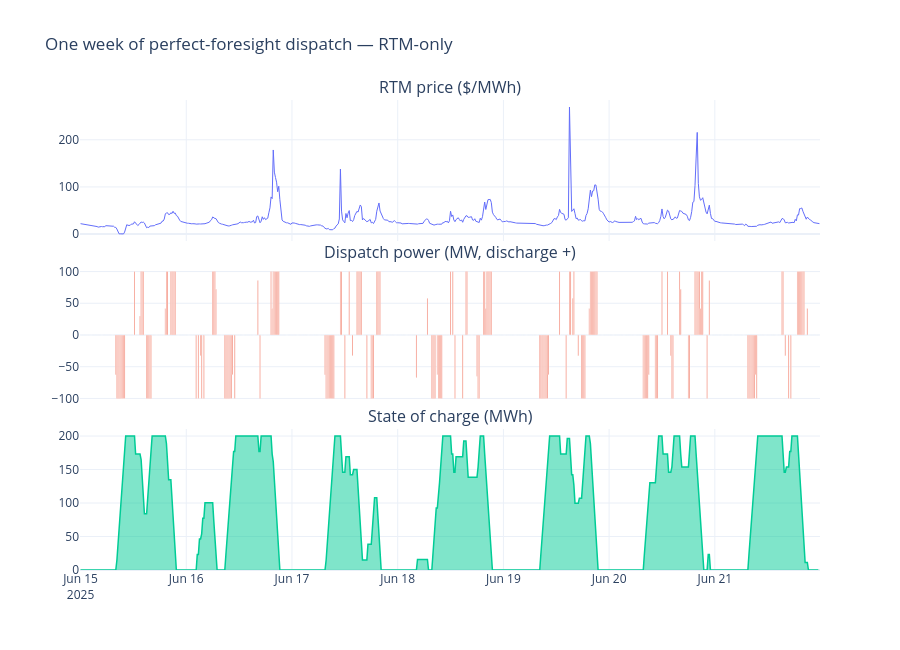

Source (notebook cell):
### Markdown cell above
## 3. What the optimal dispatch actually looks like

Price, dispatch power (charge negative / discharge positive), and state of charge
for one week, RTM-only — the "buy low, sell high, respect the battery's physical
limits" pattern the LP found, made visible.

### Code cell
week_start, week_end = dt.datetime(2025, 6, 15), dt.datetime(2025, 6, 22)
idx = [i for i, ts in enumerate(rtm_ts) if week_start <= ts.replace(tzinfo=None) < week_end]

ts_week = [rtm_ts[i] for i in idx]
price_week = [rtm_prices[i] for i in idx]
net_power_week = [rtm_result.discharge_mw[i] - rtm_result.charge_mw[i] for i in idx]
soc_week = [rtm_result.soc_mwh[i] for i in idx]

fig = make_subplots(rows=3, cols=1, shared_xaxes=True, vertical_spacing=0.05,
                     subplot_titles=("RTM price ($/MWh)", "Dispatch power (MW, discharge +)", "State of charge (MWh)"))
fig.add_trace(go.Scatter(x=ts_week, y=price_week, line=dict(color="#636EFA", width=1)), row=1, col=1)
fig.add_trace(go.Bar(x=ts_week, y=net_power_week, marker_color="#EF553B"), row=2, col=1)
fig.add_trace(go.Scatter(x=ts_week, y=soc_week[:-1], line=dict(color="#00CC96", width=1.5), fill="tozeroy"), row=3, col=1)
fig.update_layout(title="One week of perfect-foresight dispatch — RTM-only", height=650, showlegend=False)
fig.show()

### Figure 1 — Plotly figure (JSON) as saved in the notebook; plotly's stock layout.template omitted (floating-point values rounded to 4 significant figures; data arrays with more than 128 entries replaced by an {"elided": "..."} marker saying what was removed)
{"data": [{"line": {"color": "#636EFA", "width": 1}, "type": "scatter", "x": {"elided": "672 str values"}, "xaxis": "x", "y": {"elided": "672 float values"}, "yaxis": "y"}, {"marker": {"color": "#EF553B"}, "type": "bar", "x": {"elided": "672 str values"}, "xaxis": "x2", "y": {"elided": "672 float values"}, "yaxis": "y2"}, {"fill": "tozeroy", "line": {"color": "#00CC96", "width": 1.5}, "type": "scatter", "x": {"elided": "672 str values"}, "xaxis": "x3", "y": {"elided": "671 float values"}, "yaxis": "y3"}], "layout": {"annotations": [{"font": {"size": 16}, "showarrow": false, "text": "RTM price ($/MWh)", "x": 0.5, "xanchor": "center", "xref": "paper", "y": 1.0, "yanchor": "bottom", "yref": "paper"}, {"font": {"size": 16}, "showarrow": false, "text": "Dispatch power (MW, discharge +)", "x": 0.5, "xanchor": "center", "xref": "paper", "y": 0.65, "yanchor": "bottom", "yref": "paper"}, {"font": {"size": 16}, "showarrow": false, "text": "State of charge (MWh)", "x": 0.5, "xanchor": "center", "xref": "paper", "y": 0.3, "yanchor": "bottom", "yref": "paper"}], "height": 650, "showlegend": false, "title": {"text": "One week of perfect-foresight dispatch — RTM-only"}, "xaxis": {"anchor": "y", "domain": [0.0, 1.0], "matches": "x3", "showticklabels": false}, "xaxis2": {"anchor": "y2", "domain": [0.0, 1.0], "matches": "x3", "showticklabels": false}, "xaxis3": {"anchor": "y3", "domain": [0.0, 1.0]}, "yaxis": {"anchor": "x", "domain": [0.7, 1.0]}, "yaxis2": {"anchor": "x2", "domain": [0.35, 0.65]}, "yaxis3": {"anchor": "x3", "domain": [0.0, 0.3]}}}
